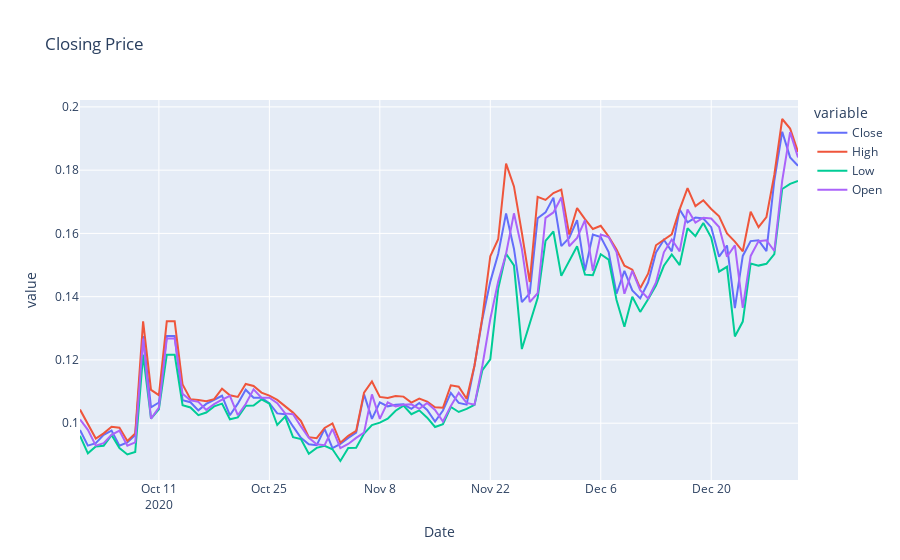

Notebook code for this chart:
### Code cell
import plotly.express as px
fig = px.line(ada1, x="Date", y=['Close','High','Low','Open'], title='Closing Price')
fig.show()
